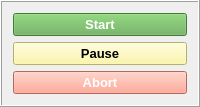
            <widget class="QFrame" name="frame_buttons">
             <property name="minimumSize">
              <size>
               <width>0</width>
               <height>60</height>
              </size>
             </property>
             <property name="frameShape">
              <enum>QFrame::Box</enum>
             </property>
             <property name="frameShadow">
              <enum>QFrame::Raised</enum>
             </property>
             <layout class="QGridLayout" name="gridLayout_24">
              <item row="0" column="1">
               <layout class="QGridLayout" name="gridLayout_23">
                <item row="0" column="0">
                 <widget class="QPushButton" name="Sys_PB_Start">
                  <property name="font">
                   <font>
                    <family>Arial</family>
                    <pointsize>10</pointsize>
                    <weight>75</weight>
                    <bold>true</bold>
                   </font>
                  </property>
                  <property name="toolTip">
                   <string>Start</string>
                  </property>
                  <property name="styleSheet">
                   <string notr="true">background-color: rgb(96, 170, 79);
color: rgb(255, 255, 255);</string>
                  </property>
                  <property name="text">
                   <string>Start</string>
                  </property>
                 </widget>
                </item>
                <item row="1" column="0">
                 <widget class="QPushButton" name="Sys_PB_Pause">
                  <property name="font">
                   <font>
                    <family>Arial</family>
                    <pointsize>10</pointsize>
                    <weight>75</weight>
                    <bold>true</bold>
                   </font>
                  </property>
                  <property name="toolTip">
                   <string>Pause</string>
                  </property>
                  <property name="styleSheet">
                   <string notr="true">color: rgb(0, 0, 0);
background-color: rgb(255, 246, 147);</string>
                  </property>
                  <property name="text">
                   <string>Pause</string>
                  </property>
                 </widget>
                </item>
                <item row="2" column="0">
                 <widget class="QPushButton" name="Sys_PB_Abort">
                  <property name="font">
                   <font>
                    <family>Arial</family>
                    <pointsize>10</pointsize>
                    <weight>75</weight>
                    <bold>true</bold>
                   </font>
                  </property>
                  <property name="toolTip">
                   <string>Abort</string>
                  </property>
                  <property name="styleSheet">
                   <string notr="true">background-color: rgb(255, 145, 123);
color: rgb(255, 255, 255);</string>
                  </property>
                  <property name="text">
                   <string>Abort</string>
                  </property>
                 </widget>
                </item>
               </layout>
              </item>
             </layout>
            </widget>
